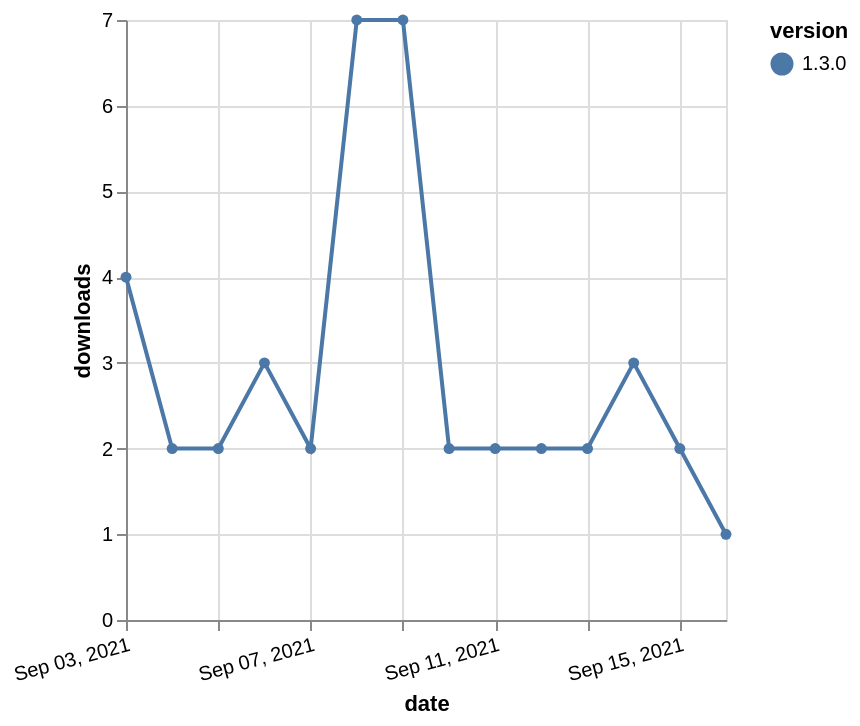

Source (Vega-Lite JSON):
### Vega-Lite specification from a JSON file in a GitHub repository (floating-point values rounded to 4 significant figures)
{"$schema": "https://vega.github.io/schema/vega-lite/v5.json", "description": "A simple bar chart with embedded data.", "data": {"values": [{"date": "2021-09-03", "total": 3030, "delta": 4, "version": "1.3.0"}, {"date": "2021-09-04", "total": 3032, "delta": 2, "version": "1.3.0"}, {"date": "2021-09-05", "total": 3034, "delta": 2, "version": "1.3.0"}, {"date": "2021-09-06", "total": 3037, "delta": 3, "version": "1.3.0"}, {"date": "2021-09-07", "total": 3039, "delta": 2, "version": "1.3.0"}, {"date": "2021-09-08", "total": 3046, "delta": 7, "version": "1.3.0"}, {"date": "2021-09-09", "total": 3053, "delta": 7, "version": "1.3.0"}, {"date": "2021-09-10", "total": 3055, "delta": 2, "version": "1.3.0"}, {"date": "2021-09-11", "total": 3057, "delta": 2, "version": "1.3.0"}, {"date": "2021-09-12", "total": 3059, "delta": 2, "version": "1.3.0"}, {"date": "2021-09-13", "total": 3061, "delta": 2, "version": "1.3.0"}, {"date": "2021-09-14", "total": 3064, "delta": 3, "version": "1.3.0"}, {"date": "2021-09-15", "total": 3066, "delta": 2, "version": "1.3.0"}, {"date": "2021-09-16", "total": 3067, "delta": 1, "version": "1.3.0"}]}, "width": "container", "mark": {"type": "line", "point": {"filled": true}}, "encoding": {"x": {"field": "date", "type": "temporal", "timeUnit": "yearmonthdate", "title": "date", "axis": {"labelAngle": -15}}, "y": {"field": "delta", "type": "quantitative", "title": "downloads"}, "color": {"field": "version", "type": "nominal"}, "tooltip": {"field": "delta"}}}
